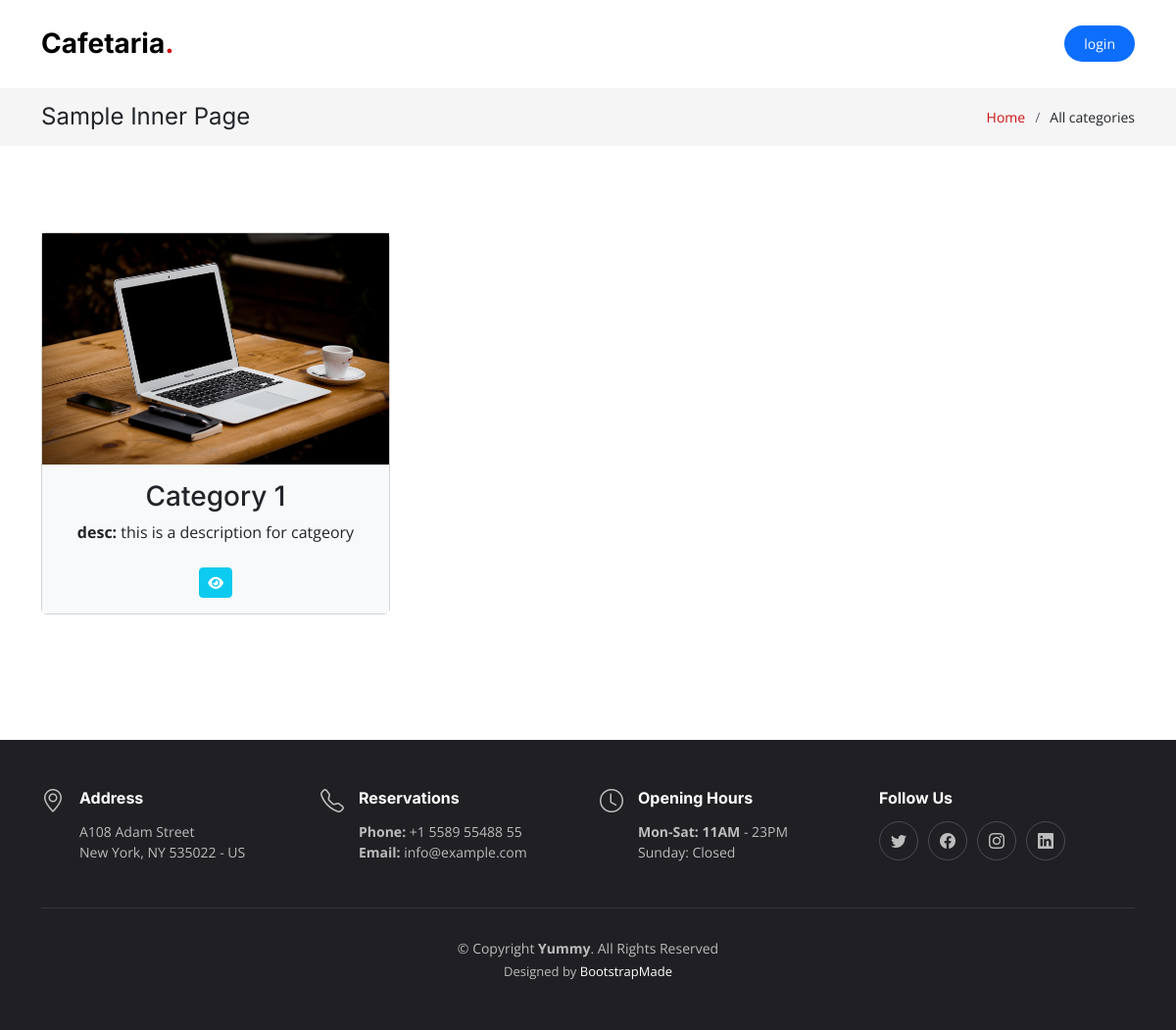
The page /views/Category/index.php on the database as committed earlier.
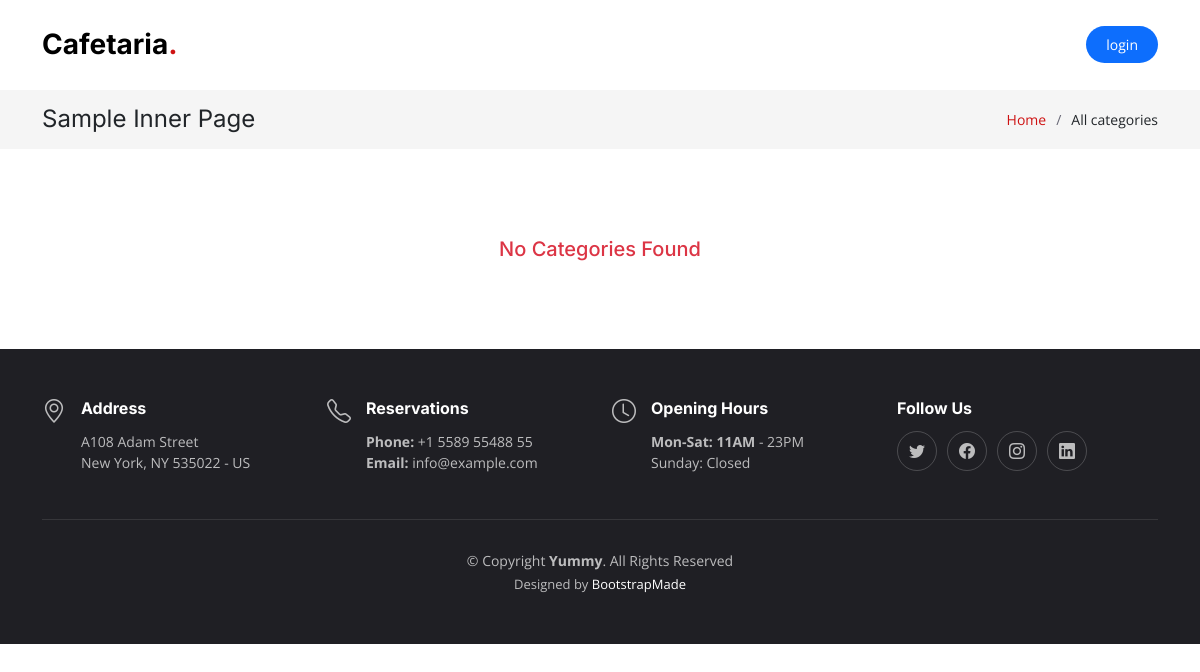
The same page on the database as committed later.
### tables this page shows
CREATE TABLE `category` (
  `id` int(11) NOT NULL,
  `name` varchar(30) NOT NULL,
  `description` text DEFAULT NULL,
  `image` varchar(255) DEFAULT NULL
);

### controllers/categoryController.php (called while the page is built, shortened)
<?php
class Category
{
  public function index()
  {
    global $conn;
    $sql = "SELECT category.*
          FROM category
          ORDER BY category.id DESC";
    $result = $conn->query($sql);
    $categories = [];
    if ($result->num_rows > 0) {
      while ($row = $result->fetch_assoc()) {
        array_push($categories, $row);
      }
      return $categories;
    } else {
      return false;
    }
  }
}

### views/Category/index.php (the view, shortened to what this page needs)
<!DOCTYPE html>
<html lang="en">
<head>
    <link href="../../assets/vendor/bootstrap/css/bootstrap.min.css" rel="stylesheet" />
    <link href="../../assets/vendor/bootstrap-icons/bootstrap-icons.css" rel="stylesheet" />
    <link href="../../assets/vendor/aos/aos.css" rel="stylesheet" />
    <link href="../../assets/vendor/glightbox/css/glightbox.min.css" rel="stylesheet" />
    <link href="../../assets/vendor/swiper/swiper-bundle.min.css" rel="stylesheet" />
    <link rel="stylesheet" href="https://cdn.jsdelivr.net/npm/bootstrap@5.2.2/dist/css/bootstrap.min.css">
    <link rel="stylesheet" href="https://cdnjs.cloudflare.com/ajax/libs/font-awesome/6.2.0/css/all.min.css" />
    <link href="../../assets/css/main.css" rel="stylesheet" />
</head>
<?php
include('../../includes/navbar.php');
?>
<?php
include('../../controllers/DBController.php');
include('../../controllers/CategoryController.php');
$categories = new Category();
$categories = $categories->index();
?>
<main id="main">
    <div class="breadcrumbs">
        <div class="container">
            <div class="d-flex justify-content-between align-items-center">
                <h2>Sample Inner Page</h2>
                <ol>
                    <li><a href="index.php">Home</a></li>
                    <li>All categories</li>
                </ol>
            </div>
        </div>
    </div>
    <section class="sample-page">
        <div class="container data-aos='fade-up'">
            <div class="row mt-2">
                <?php if ($categories != null) {
                    foreach ($categories as $category) { ?>
                        <div class="col-md-4 mb-5">
                            <div class="card">
                                <img src="../../uploads/<?php echo $category['image']; ?>" class="w-100">
                                <div class="card-body bg-light">
                                    <h3 class="card-title text-center">
                                        <?php echo $category['name'];  ?>
                                    </h3>
                                    <p class="text-center">
                                        <strong>desc: </strong>
                                        <?php echo $category['description'];  ?>
                                    </p>
                                    <div class="d-flex justify-content-center mt-4">
                                        <div>
                                            <a href="category_products.php?id=<?php echo $category['id']; ?>" title="show" class="btn btn-info text-white btn-sm">
                                                <i class="fas fa-eye"></i>
                                            </a>
                                        </div>
                                    </div>
                                </div>
                            </div>
                        </div>
                    <?php }
                } else { ?>
                    <div class="d-flex justify-content-center align-items-center">
                        <h5 class="text-danger">No Categories Found </h5>
                    </div>
                <?php } ?>
            </div>
        </div>
    </section>
</main>
<?php
include('../../includes/footer.php');
?>
</body>
</html>

Rows that differ between the two databases and show on the page:
removed category: image (picture), name "Category 1", description "this is a description for catgeory"
Other text that changed with them:
text now shown: "No Categories Found"
